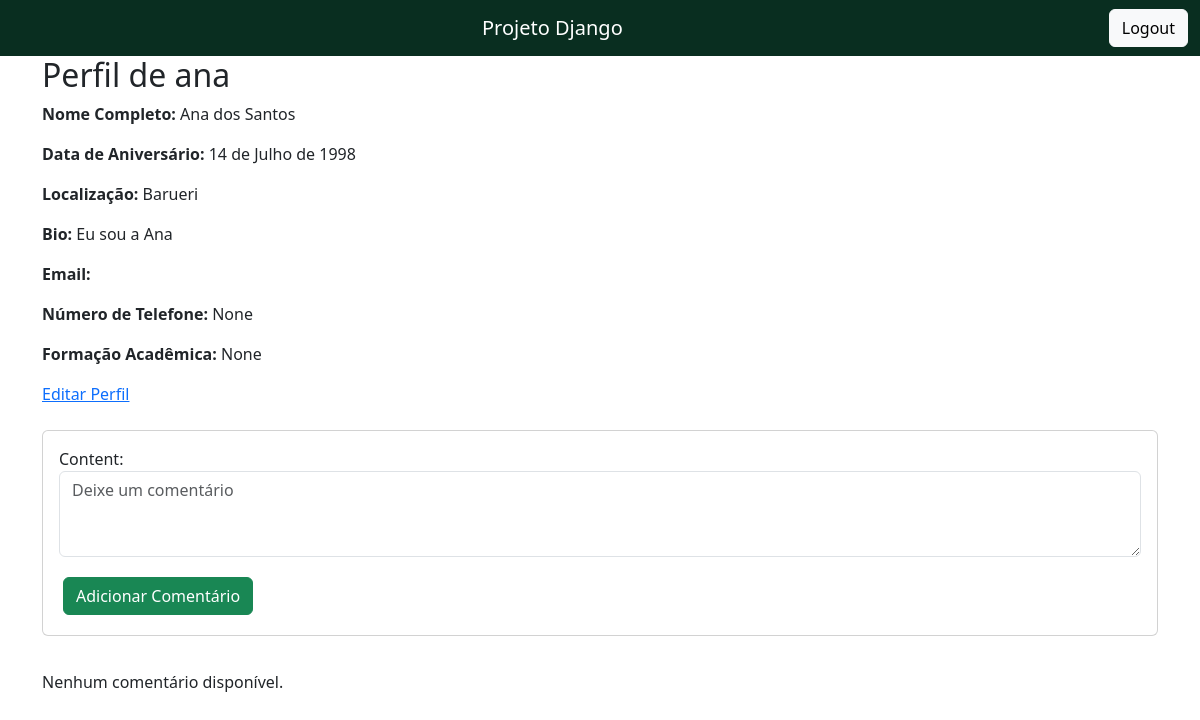
The page /profile/ (signed in) on the database as committed earlier.
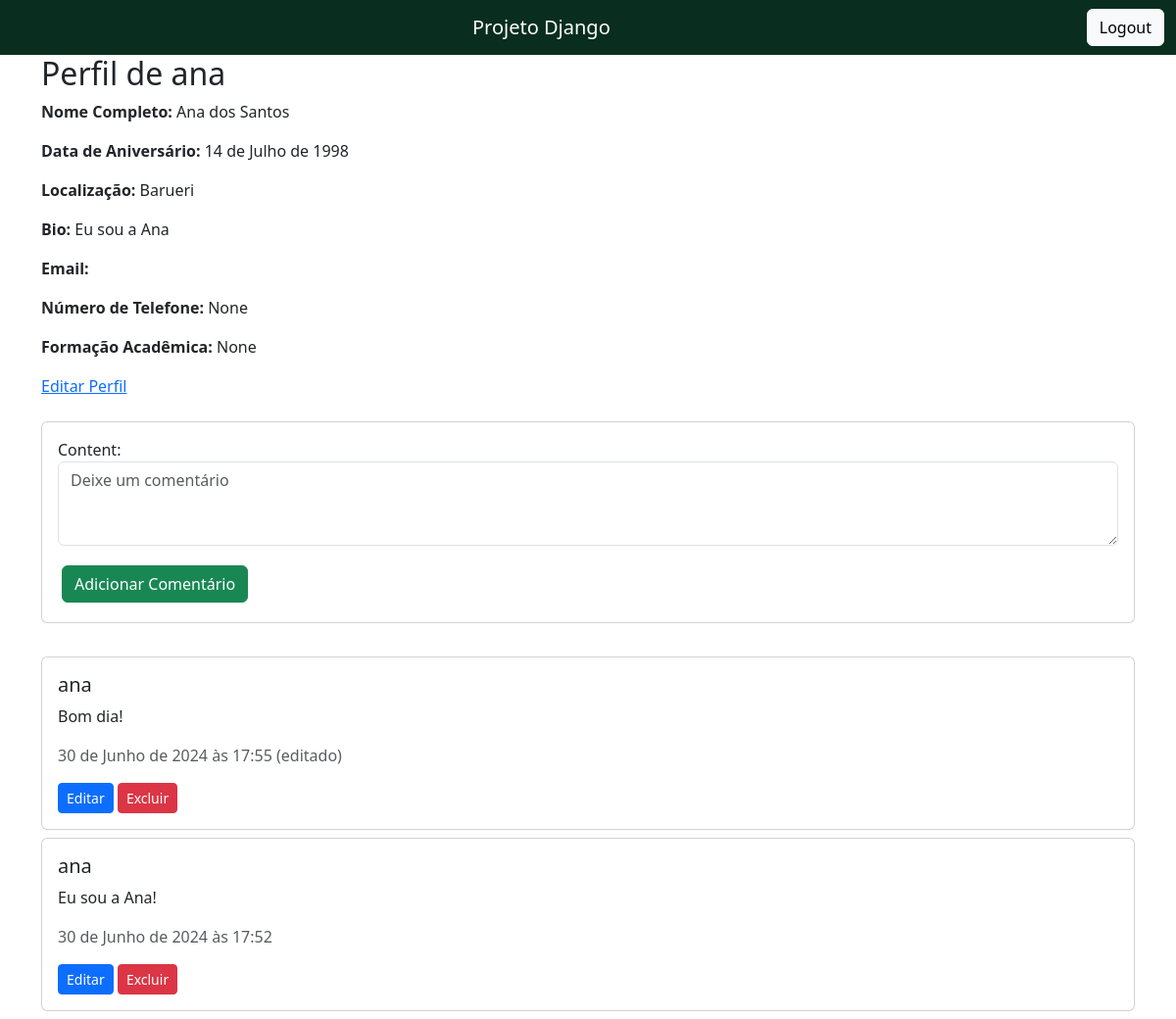
The same page on the database as committed later.
### core/models.py (models this page shows, shortened)
class Profile(models.Model):
    user = models.OneToOneField(User, on_delete=models.CASCADE)
    full_name = models.CharField(max_length=100, blank=True)
    birth_date = models.DateField(null=True, blank=True)
    location = models.CharField(max_length=100, blank=True)
    bio = models.TextField(blank=True)
    email = models.EmailField(blank=True)
    phone_number = models.CharField(max_length=15, blank=True, null=True)
    education = models.CharField(max_length=255, blank=True, null=True)

class Comment(models.Model):
    user = models.ForeignKey(User, on_delete=models.CASCADE)
    content = models.TextField()
    created_at = models.DateTimeField(auto_now_add=True)
    edited_at = models.DateTimeField(null=True, blank=True)

### core/views.py (the view)
# urls.py: path('profile/', views.profile_view, name='profile'),
@login_required
def profile_view(request):
    profile = Profile.objects.get(user=request.user)
    if request.method == 'POST':
        form = CommentForm(request.POST)
        if form.is_valid():
            comment = form.save(commit=False)
            comment.user = request.user
            comment.save()
            return redirect('profile')
    else:
        form = CommentForm()
    comments = Comment.objects.filter(user=request.user).order_by('-created_at')
    return render(request, 'profile.html', {'profile': profile, 'form': form, 'comments': comments})

### core/forms.py
class CommentForm(forms.ModelForm):
    class Meta:
        model = Comment
        fields = ['content']
        widgets = {
            'content': forms.Textarea(attrs={'class': 'form-control', 'rows': 3, 'placeholder': 'Deixe um comentário'}),
        }

### core/templates/profile.html (shortened to what this page needs)
{% extends 'base.html' %}
{% block content %}
  <h2>Perfil de {{ profile.user.username }}</h2>
  <p><strong>Nome Completo:</strong> {{ profile.full_name }}</p>
  <p><strong>Data de Aniversário:</strong> {{ profile.birth_date }}</p>
  <p><strong>Localização:</strong> {{ profile.location }}</p>
  <p><strong>Bio:</strong> {{ profile.bio }}</p>
  <p><strong>Email:</strong> {{ profile.email }}</p>
  <p><strong>Número de Telefone:</strong> {{ profile.phone_number }}</p>
  <p><strong>Formação Acadêmica:</strong> {{ profile.education }}</p>
  {% if profile.user == request.user %}
    <a href="{% url 'profile_edit' %}">Editar Perfil</a>
  {% endif %}
  {% if profile.user == request.user %}
    <div class="card mt-4" style="margin-bottom:3%">
      <div class="card-body">
          <form method="post">
              {{ form.as_p }}
              <button type="submit" class="btn btn-success m-1 btn-custom-2">Adicionar Comentário</button>
          </form>
      </div>
    </div>
  {% endif %}
  <div class="comments">
      {% if comments %}
          {% for comment in comments %}
              <div class="card mb-2">
                  <div class="card-body">
                      <h5 class="card-title">{{ comment.user.username }}</h5>
                      <p class="card-text">{{ comment.content }}</p>
                      <p class="text-muted">
                          {{ comment.created_at }}
                          {% if comment.edited_at %}
                              (editado)
                          {% endif %}
                      </p>
                      {% if comment.user == request.user %}
                          <button class="btn btn-primary btn-sm" onclick="editComment({{ comment.id }})">Editar</button>
                          <form method="post" action="{% url 'delete_comment' comment.id %}" style="display: inline;">
                              <button type="submit" class="btn btn-danger btn-sm">Excluir</button>
                          </form>
                      {% endif %}
                  </div>
              </div>
          {% endfor %}
      {% else %}
          <p>Nenhum comentário disponível.</p>
      {% endif %}
  </div>
{% endblock %}

### core/templates/base.html (shortened to what this page needs)
{% load static %}
<!DOCTYPE html>
<html lang="pt-br">
<head>
    <link href="https://cdn.jsdelivr.net/npm/bootstrap@5.3.3/dist/css/bootstrap.min.css" rel="stylesheet">
    <link rel="stylesheet" type="text/css" href="{% static 'css/styles.css' %}">
  </head>
  <body>
    <nav class="navbar navbar-expand-lg navbar-custom">
        <div class="container-fluid">
            <div class="navbar-brand">
                <a href="{% url 'index' %}" style="text-decoration: none; color: white;">Projeto Django</a>
            </div>
          <div class="collapse navbar-collapse justify-content-end" id="navbarNav">
            <ul class="navbar-nav">
                <form action="{% url 'logout' %}" method="post">
                    <button type="submit" class="btn btn-light">Logout</button>
                  </form>
            </ul>
          </div>
        </div>
    </nav>
      <main class="container">
        {% block content %}{% endblock content %}
      </main>
  </body>
</html>

### static/css/styles.css (style rules this page uses)
.navbar-custom { background-color: #092E20; }
.navbar-custom .navbar-brand { color: white; text-align: center; width: 100%; }

Rows that differ between the two databases and show on the page:
added Comment: user.username "ana", content "Bom dia!", created_at "30 de Junho de 2024 às 17:55", shows "(editado)"
added Comment: user.username "ana", content "Eu sou a Ana!", created_at "30 de Junho de 2024 às 17:52"
Other text that changed with them:
text no longer shown: "Nenhum comentário disponível."
